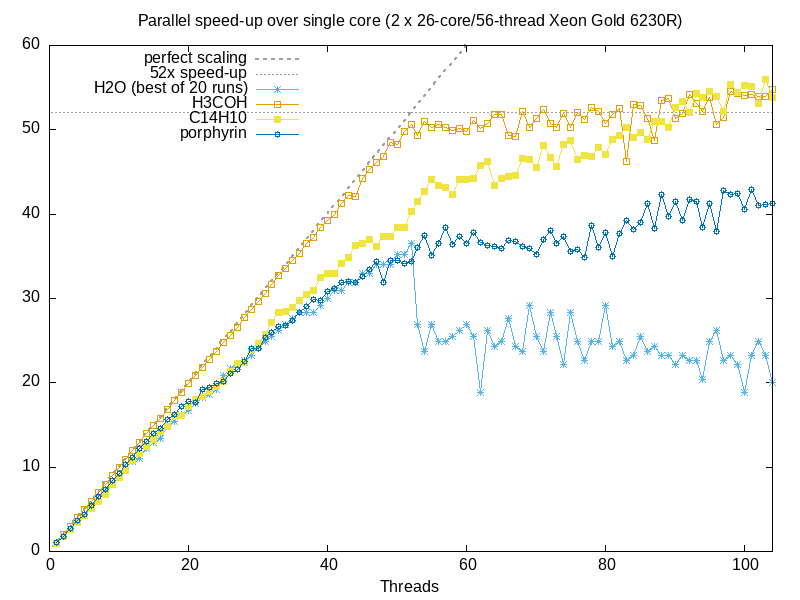

gnuplot code for this plot:
# to update scaling.png: update */scaling_hgs.txt and run `gnuplot scaling.plt`
set terminal png size 800, 600
set output "scaling_hgs.png"
set title "Parallel speed-up over single core (2 x 26-core/56-thread Xeon Gold 6230R)"
set xrange [0:104]
set yrange [0:60]
set xlabel "Threads"
set k t l
p x w l ls 0 lw 2 t "perfect scaling", \
52 w l ls 0 t "52x speed-up", \
'h2o/scaling_hgs.txt' u 1:(1021/$2) w lp t "H2O (best of 20 runs)", \
'h3coh/scaling_hgs.txt' u 1:(38324/$2) w lp t "H3COH", \
'c14h10/scaling_hgs.txt' u 1:(15449864/$2) w lp t "C14H10", \
'porphyrin/scaling_hgs.txt' u 1:(28076236/$2) w lp t "porphyrin", \
